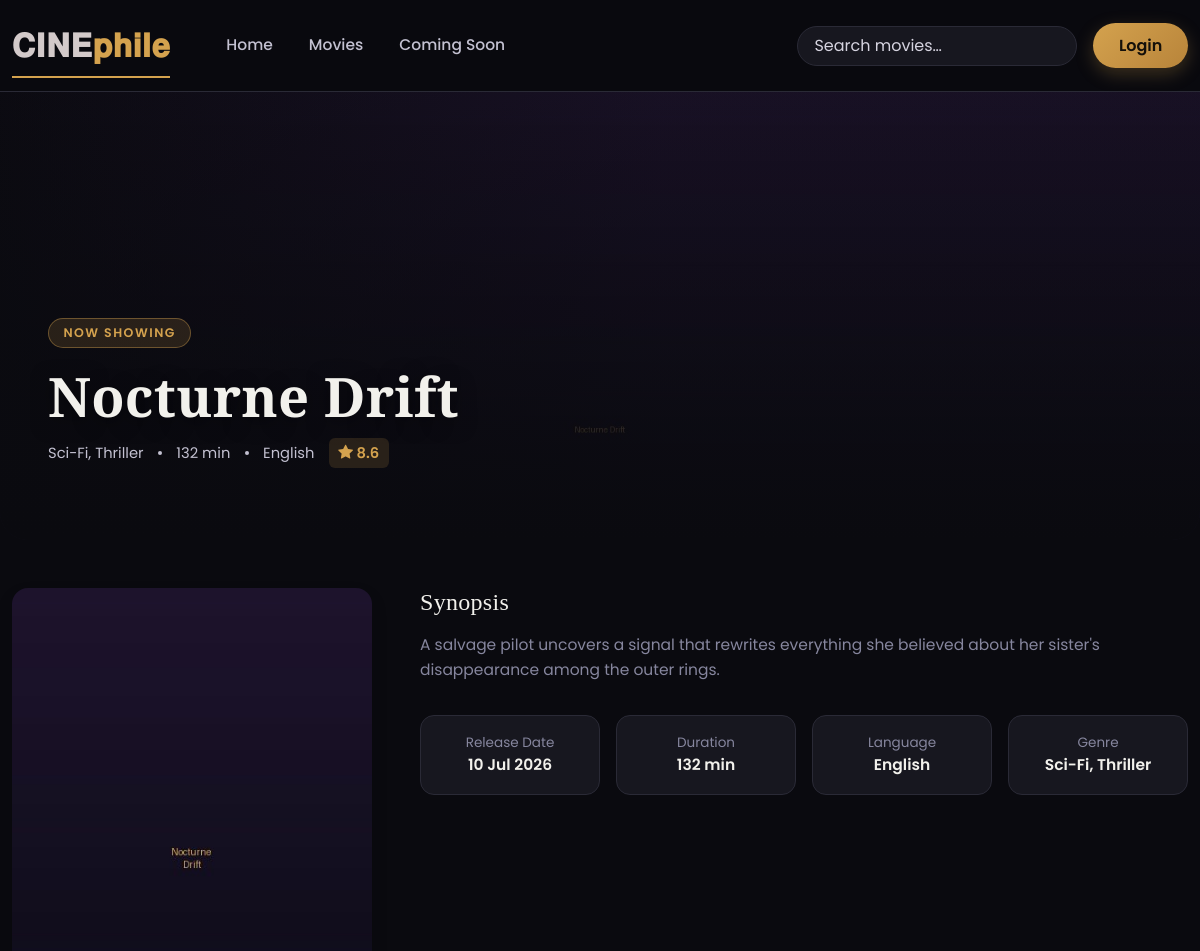
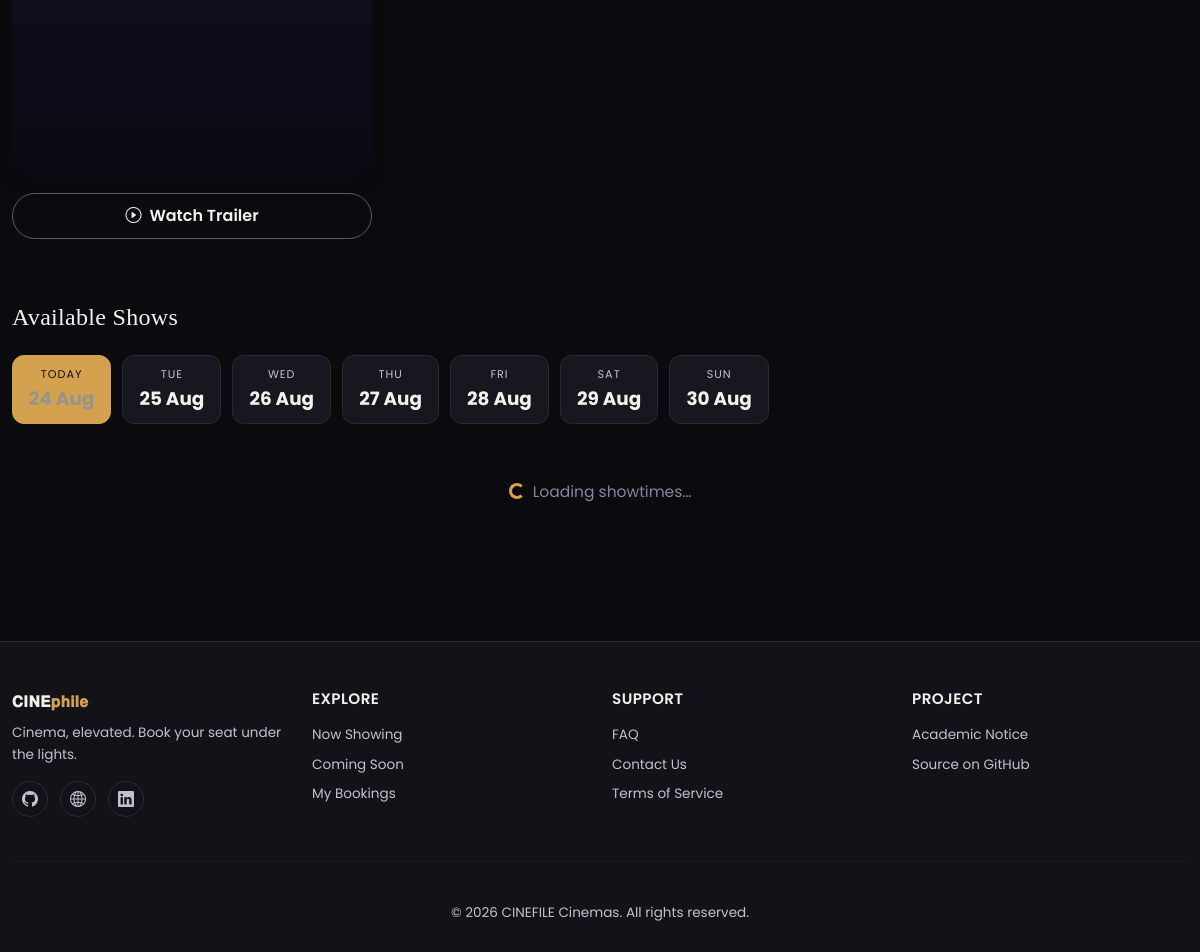
The page /movie.php?id=1 on the database its author committed (2 pictures, top to bottom).
### tables this page shows
CREATE TABLE movies (
  id INT AUTO_INCREMENT PRIMARY KEY,
  title VARCHAR(200) NOT NULL,
  genre VARCHAR(150) NOT NULL,
  language VARCHAR(80) NOT NULL,
  duration INT NOT NULL COMMENT 'minutes',
  rating DECIMAL(2,1) DEFAULT 0.0,
  poster VARCHAR(255) DEFAULT NULL,
  backdrop VARCHAR(255) DEFAULT NULL,
  description TEXT,
  trailer_url VARCHAR(255) DEFAULT NULL,
  release_date DATE DEFAULT NULL,
  status ENUM('now_showing','coming_soon') DEFAULT 'now_showing',
  created_at TIMESTAMP DEFAULT CURRENT_TIMESTAMP,
  updated_at TIMESTAMP DEFAULT CURRENT_TIMESTAMP ON UPDATE CURRENT_TIMESTAMP,
  FULLTEXT KEY ft_search (title, genre, language)
);

### includes/functions.php (called while the page is built, shortened)
<?php
function format_date_pretty($date): string
{
    return date('d M Y', strtotime($date));
}

### movie.php (the view, shortened to what this page needs)
<?php
require_once __DIR__ . '/includes/auth.php';
$id = (int) ($_GET['id'] ?? 0);
$stmt = $pdo->prepare('SELECT * FROM movies WHERE id = ?');
$stmt->execute([$id]);
$movie = $stmt->fetch();
include __DIR__ . '/includes/header.php';
include __DIR__ . '/includes/navbar.php';
?>
<section class="lm-hero" style="min-height:56vh; background-image:url('<?= htmlspecialchars($movie['backdrop'] ?: 'assets/images/movies/placeholder-backdrop.jpg') ?>');">
  <div class="lm-hero-content">
    <span class="lm-hero-badge"><?= $movie['status'] === 'now_showing' ? 'Now Showing' : 'Coming Soon' ?></span>
    <h1 class="lm-hero-title"><?= htmlspecialchars($movie['title']) ?></h1>
    <div class="lm-hero-meta">
      <span><?= htmlspecialchars($movie['genre']) ?></span>
      <span class="dot"></span>
      <span><?= (int)$movie['duration'] ?> min</span>
      <span class="dot"></span>
      <span><?= htmlspecialchars($movie['language']) ?></span>
      <?php if ($movie['rating'] > 0): ?>
      <span class="lm-rating-pill"><i class="bi bi-star-fill"></i> <?= number_format($movie['rating'],1) ?></span>
      <?php endif; ?>
    </div>
  </div>
</section>
<div class="container container-xl py-5">
  <div class="row g-5">
    <div class="col-lg-4">
      <img src="<?= htmlspecialchars($movie['poster'] ?: 'assets/images/movies/placeholder.jpg') ?>" class="img-fluid rounded-4 shadow" style="width:100%; aspect-ratio:2/3; object-fit:cover;" alt="<?= htmlspecialchars($movie['title']) ?>">
      <?php if ($movie['trailer_url']): ?>
      <a href="#" data-bs-toggle="modal" data-bs-target="#trailerModal" class="btn btn-outline-lumiere w-100 mt-3"><i class="bi bi-play-circle me-2"></i>Watch Trailer</a>
      <?php endif; ?>
    </div>
    <div class="col-lg-8">
      <h4 class="font-display mb-3">Synopsis</h4>
      <p class="text-muted"><?= nl2br(htmlspecialchars($movie['description'])) ?></p>
      <div class="row g-3 mt-3">
        <div class="col-6 col-md-3"><div class="lm-surface p-3 text-center"><div class="small text-muted">Release Date</div><div class="fw-semibold"><?= format_date_pretty($movie['release_date']) ?></div></div></div>
        <div class="col-6 col-md-3"><div class="lm-surface p-3 text-center"><div class="small text-muted">Duration</div><div class="fw-semibold"><?= (int)$movie['duration'] ?> min</div></div></div>
        <div class="col-6 col-md-3"><div class="lm-surface p-3 text-center"><div class="small text-muted">Language</div><div class="fw-semibold"><?= htmlspecialchars($movie['language']) ?></div></div></div>
        <div class="col-6 col-md-3"><div class="lm-surface p-3 text-center"><div class="small text-muted">Genre</div><div class="fw-semibold"><?= htmlspecialchars($movie['genre']) ?></div></div></div>
      </div>
    </div>
  </div>
  <?php if ($movie['status'] === 'now_showing'): ?>
  <div id="shows" class="mt-5 pt-3">
    <h4 class="font-display mb-4"><span class="lm-accent-bar"></span>Available Shows</h4>
    <div class="date-scroll mb-4" id="dateTabs">
      <?php for ($i = 0; $i < 7; $i++):
        $d = date('Y-m-d', strtotime("+$i day"));
        $label = $i === 0 ? 'Today' : date('D', strtotime($d));
        $num = date('d', strtotime($d));
        $mon = date('M', strtotime($d));
      ?>
      <div class="date-tab <?= $i === 0 ? 'active' : '' ?>" data-date="<?= $d ?>">
        <div class="d-day"><?= $label ?></div>
        <div class="d-num"><?= $num ?> <?= $mon ?></div>
      </div>
      <?php endfor; ?>
    </div>
    <div id="showtimesContainer">
    </div>
  </div>
  <?php endif; ?>
</div>
<?php include __DIR__ . '/includes/footer.php'; ?>

### assets/css/style.css (style rules this page uses)
:root { --lm-bg: #0a0a0f; --lm-bg-soft: #121218; --lm-surface: #17171f; --lm-surface-2: #1e1e28; --lm-border: #2a2a36; --lm-text: #f2f1ec; --lm-text-dim: #c3c1d1; --lm-accent: #d4a24e; --lm-accent-soft: rgba(212, 162, 78, 0.15); --lm-accent-2: #e0523b; --lm-success: #4caf7d; --lm-danger: #e0523b; --lm-radius: 14px; --lm-radius-sm: 8px; --lm-font: 'Poppins', -apple-system, BlinkMacSystemFont, 'Segoe UI', sans-serif; --lm-font-display: 'Playfair Display', Georgia, serif; }
* { box-sizing: border-box; }
.text-muted { color: #86869e !important; }
body { background: var(--lm-bg); color: var(--lm-text); font-family: var(--lm-font); font-size: 15.5px; line-height: 1.6; }
h1, h2, h3, h4, .font-display { font-family: var(--lm-font-display); letter-spacing: 0.3px; }
a { text-decoration: none; color: inherit; }
.container-xl { max-width: 1280px; }
.btn-outline-lumiere { background: transparent; border: 1.5px solid rgba(242, 241, 236, 0.35); color: var(--lm-text); border-radius: 999px; font-weight: 600; padding: 0.6rem 1.5rem; transition: all 0.2s ease; }
.lm-hero { position: relative; min-height: 78vh; display: flex; align-items: flex-end; background-size: cover; background-position: center top; border-radius: 0 0 28px 28px; overflow: hidden; }
.lm-hero::before { content: ""; position: absolute; inset: 0; background: linear-gradient(180deg, rgba(10,10,15,0.15) 0%, rgba(10,10,15,0.55) 55%, var(--lm-bg) 100%), linear-gradient(90deg, rgba(10,10,15,0.9) 0%, rgba(10,10,15,0.15) 55%); }
.lm-hero-content { position: relative; z-index: 2; padding: 3rem 3rem 3.5rem; max-width: 640px; }
.lm-hero-badge { display: inline-block; background: var(--lm-accent-soft); color: var(--lm-accent); border: 1px solid rgba(212,162,78,0.4); border-radius: 999px; padding: 0.25rem 0.9rem; font-size: 0.78rem; letter-spacing: 1.5px; text-transform: uppercase; font-weight: 600; margin-bottom: 1rem; }
.lm-hero-title { font-size: clamp(2rem, 5vw, 3.4rem); font-weight: 700; margin-bottom: 0.6rem; text-shadow: 0 4px 20px rgba(0,0,0,0.5); }
.lm-hero-meta { display: flex; gap: 0.9rem; flex-wrap: wrap; align-items: center; color: var(--lm-text-dim); font-size: 0.92rem; margin-bottom: 1rem; }
.lm-hero-meta .dot { width: 4px; height: 4px; background: var(--lm-text-dim); border-radius: 50%; }
.lm-rating-pill { background: rgba(212,162,78,0.15); color: var(--lm-accent); padding: 0.2rem 0.6rem; border-radius: 6px; font-weight: 600; }
.lm-surface { background: var(--lm-surface); border: 1px solid var(--lm-border); border-radius: var(--lm-radius); }
.date-tab { background: var(--lm-surface); border: 1px solid var(--lm-border); color: var(--lm-text-dim); border-radius: 12px; padding: 0.6rem 1rem; min-width: 80px; text-align: center; cursor: pointer; transition: all 0.2s ease; flex-shrink: 0; }
.date-tab .d-day { font-size: 0.7rem; text-transform: uppercase; letter-spacing: 1px; }
.date-tab .d-num { font-size: 1.15rem; font-weight: 700; color: var(--lm-text); }
.date-tab.active { background: var(--lm-accent); border-color: var(--lm-accent); color: #16130e; }
.date-tab.active .d-num { color: #97948e; }
.date-scroll { display: flex; gap: 0.7rem; overflow-x: auto; padding-bottom: 0.5rem; }

### rows shown on the page
movies: backdrop (picture), title "Nocturne Drift", genre "Sci-Fi, Thriller", duration "132", language "English", rating "8.6", poster (picture), description "A salvage pilot uncovers a signal that rewrites everything she believed about her sister's disappearance among the outer rings.", release_date "10 Jul 2026"

### other values the page prints
$label "TODAY"
$mon "Aug"
$label "TUE"
$num "25"
$label "WED"
$num "26"
$label "THU"
$num "27"
$label "FRI"
$num "28"
$label "SAT"
$num "29"
$label "SUN"
$num "30"
